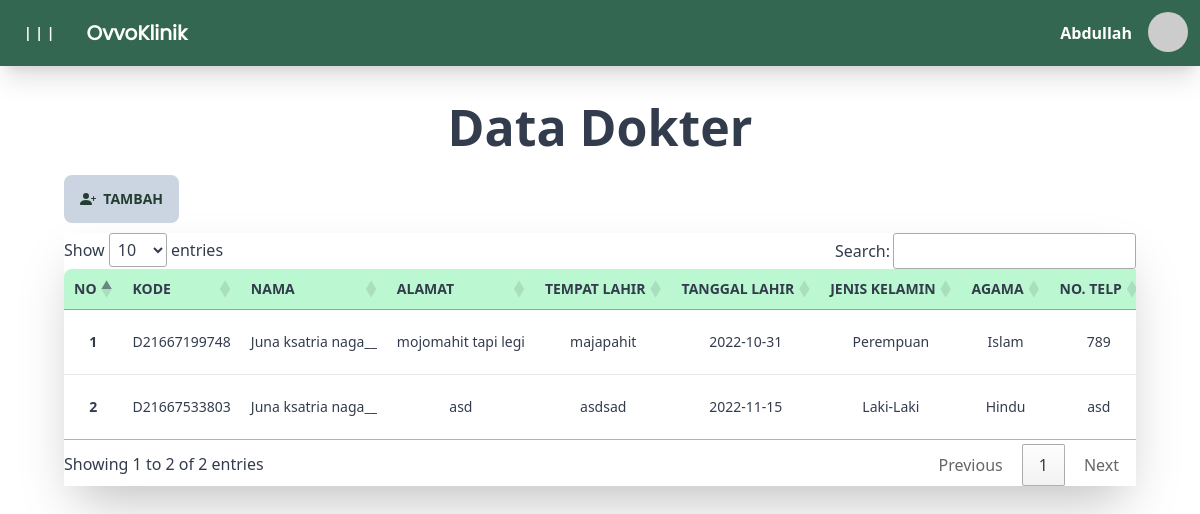
The page /src/page/home.php?page=data_dokter (signed in) on the database its author committed.
### tables this page shows
CREATE TABLE `dokter` (
  `id` int(7) NOT NULL,
  `kode` varchar(20) NOT NULL,
  `nama` varchar(30) NOT NULL,
  `tempat_lahir` varchar(20) NOT NULL,
  `tgl_lahir` varchar(20) NOT NULL,
  `jenis_kelamin` varchar(1) DEFAULT NULL,
  `telp` varchar(15) NOT NULL,
  `alamat` varchar(50) NOT NULL,
  `agama` char(1) NOT NULL,
  `status_nikah` char(1) NOT NULL,
  `no_izin` varchar(30) NOT NULL
);

### src/engine/koneksi.php (called while the page is built, shortened)
<?php
    class database {
        var $host = 'localhost';
        var $username = 'root';
        var $password = '';
        var $db = 'ovvo';
        function __construct(){
            $this -> koneksi = mysqli_connect(
                $this -> host,
                $this -> username,
                $this -> password,
                $this -> db
            );
        }
         function tampil_dokter() {
            $query = mysqli_query($this -> koneksi, "SELECT * FROM dokter");
            while ($row = mysqli_fetch_array($query)){
                $data[] = $row;
            }
            return $data;
         }
    }

### src/page/dokter/data_dokter.php (the view, shortened to what this page needs)
<center>
  <br>
  <div style="padding-bottom: 10px; ;">
    <h1 style="font-size: 50px;" class="font-bold">Data Dokter</h1>
  </div>
</center>
<div class="md:px-16 px-5">
  <div style="padding-bottom: 10px;">
    <a href="home.php?page=tambah_dokter">
      <button style="border: 0;" class="btn btn-primary font-semibold bg-slate-300 hover:bg-teal-500">
        &nbsp;&nbsp;Tambah
      </button>
    </a>
  </div>
  <div class="shadow-2xl">
    <div class="overflow-x-auto">
      <table id="myTable" class="table table-compact w-full text-center">
        <thead>
          <tr>
            <th class="bg-green-200 style="text-align: center;">No</th>
            <th class="bg-green-200 style="text-align: center;">Kode</th>
            <th class="bg-green-200 style="text-align: center;">Nama</th>
            <th class="bg-green-200 style="text-align: center;">Alamat</th>
            <th class="bg-green-200 style="text-align: center;">Tempat Lahir</th>
            <th class="bg-green-200 style="text-align: center;">Tanggal Lahir</th>
            <th class="bg-green-200 style="text-align: center;">Jenis Kelamin</th>
            <th class="bg-green-200 style="text-align: center;">Agama</th>
            <th class="bg-green-200 style="text-align: center;">No. Telp</th>
          </tr>
        </thead>
        <tbody>
          <?php
          $data = $db->tampil_dokter();
          $no = 1;
          foreach ($data as $row) :
            $kel = $row['jenis_kelamin'];
            if($kel == 'L') {
                $kelamin = 'Laki-Laki';
            }else if($kel == 'P'){
                $kelamin = 'Perempuan';
            }
            $ag = $row['agama'];
            if($ag == '1') {
                $agama = 'Islam';
            }else if($ag == '2'){
                $agama = 'Kristen';
            }else if($ag == '3'){
                $agama = 'Katolik';
            }else if($ag == '4'){
                $agama = 'Hindu';
            }else if($ag == '5'){
                $agama = 'Budha';
            }else if($ag == '6'){
                $agama = 'Konghuchu';
            }
          ?>
            <tr>
              <th><?= $no++ ?></th>
              <td><?= $row['kode'] ?></td>
              <td><?= $row['nama'] ?></td>
              <td><?= $row['alamat'] ?></td>
              <td><?= $row['tempat_lahir'] ?></td>
              <td><?= $row['tgl_lahir'] ?></td>
              <td><?= $kelamin ?></td>
              <td><?= $agama ?></td>
              <td><?= $row['telp'] ?></td>
            </tr>
          <?php
          endforeach;
          ?>
      </table>
    </div>
  </div>
</div>
<br><br>

### rows shown on the page
dokter: kode "D21667199748", nama "Juna ksatria naga__", alamat "mojomahit tapi legi", tempat_lahir "majapahit", tgl_lahir "2022-10-31", jenis_kelamin "Perempuan", agama "Islam", telp "789"
dokter: kode "D21667533803", nama "Juna ksatria naga__", alamat "asd", tempat_lahir "asdsad", tgl_lahir "2022-11-15", jenis_kelamin "Laki-Laki", agama "Hindu", telp "asd"

### other values the page prints
$_SESSION['username'] "Abdullah"
